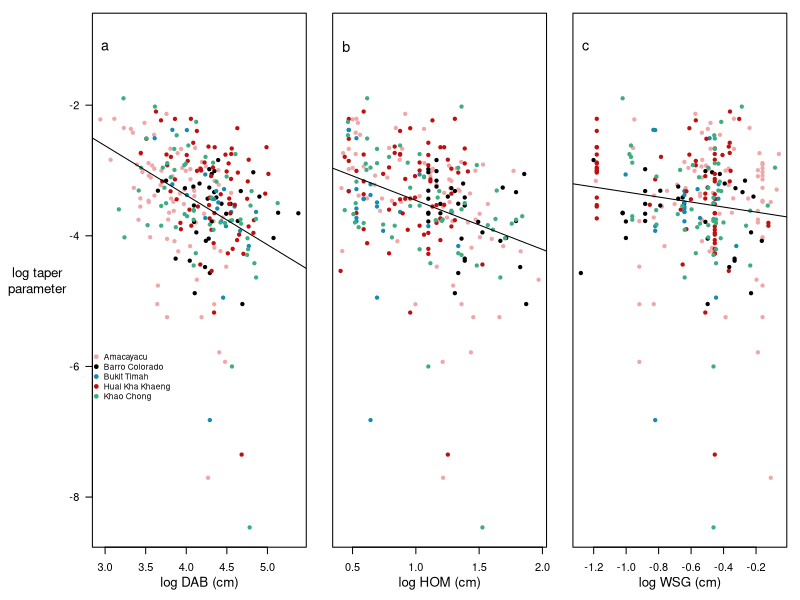

Reproduce this figure in R. (Note: this script raises an error after producing the figure.)
# Make figures for taper data paper

#### Make vectors of site abbreviates, names, and colors ####

  sites <- c("AMA","BCI","BKT","HKK","KCH")
  
  sitesNames <- c("Amacayacu",
                  "Barro Colorado",
                  "Bukit Timah",
                  "Huai Kha Khaeng",
                  "Khao Chong")
  
  site.cols <- data.frame(site=sites,
                          col= c("#efa7a7", # salmon
                                 "#000000", # black
                                 "#158baf", # bright blue"
                                 "#bf0f0f", # cardinal
                                 "#3ead82")) # teal
  
  site.cols$col <- as.character(site.cols$col)

#### Figure 2 : Variation of taper parameter with tree qualities ####
  TaperSample <- read.csv("DataFile_TaperParameterSample.csv")

  cexAx <- 1
  axisSize <- 0.8
  textCex <- 1.2
  
  tiff(file="Figure2_TaperParameterVariation.tiff", height=2.3, width=6, units="in", res=300)
    par(mfrow=c(1,3), mar=c(4,2,0,0), xpd=F,family="sans", las=1, oma=c(0,5,1,1))

    plot(log(b1.iso)~log(DBH), data=TaperSample, type='n',
         ylim=range(log(TaperSample$b1.iso),na.rm=T)+c(0,1),
         xlab=NA, ylab=NA,
         cex.axis=cexAx)
    mtext("log DAB (cm)", side=1, line=2.2, cex=axisSize)
    mtext("log taper \nparameter", side=2, line=2, cex=axisSize)
    text(x=3,y=-1.1,"a", cex=textCex+0.1)
    for(i in 1:length(sites)){
      points(log(b1.iso)~log(DBH), data=TaperSample[TaperSample$Site==sites[i],],
             col=site.cols[site.cols$site==sites[i],"col"], pch=20)
    }
    taperDABlm <- lme4::lmer(log(b1.iso)~log(DBH) + (1|Site), data = TaperSample)
    abline(a=summary(taperDABlm)$coefficients[1,1], b=summary(taperDABlm)$coefficients[2,1])
    
        legend(x=2.8, y=-5.7,bty='n',
           sitesNames,
           col=site.cols$col,
           cex=cexAx-0.25,
           pch=19)
        
    plot(log(b1.iso)~log(HOM), data=TaperSample, type='n',
         ylim=range(log(TaperSample$b1.iso),na.rm=T)+c(0,1),
         xlab=NA,ylab=NA,
         yaxt='n',
         cex.axis=cexAx)
  mtext("log HOM (cm)", side=1, line=2.2, cex=axisSize)
  text(x=0.45,y=-1.1,"b", cex=textCex+0.1)
    for(i in  1:length(sites)){
      points(log(b1.iso)~log(HOM), data=TaperSample[TaperSample$Site==sites[i],],
             col=site.cols[site.cols$site==sites[i],"col"], pch=20)
    }
    taperHOMlm <- lme4::lmer(log(b1.iso)~log(HOM) + (1|Site), data = TaperSample)
    abline(a=summary(taperHOMlm)$coefficients[1,1], b=summary(taperHOMlm)$coefficients[2,1])
    
    plot(log(b1.iso)~log(WSG), data=TaperSample, type='n',
         ylim=range(log(TaperSample$b1.iso),na.rm=T)+c(0,1),
         xlab=NA, ylab=NA,yaxt='n',
         cex.axis=cexAx)
    mtext("log WSG (cm)", side=1, line=2.2, cex=axisSize)
    text(x=-1.25,y=-1.1,"c", cex=textCex+0.1)
    for(i in 1:length(sites)){
      points(log(b1.iso)~log(WSG), data=TaperSample[TaperSample$Site==sites[i],],
             col=site.cols[site.cols$site==sites[i],"col"], pch=20)
    }
    taperWSGlm <- lme4::lmer(log(b1.iso)~log(WSG) + (1|Site), data = TaperSample)
    abline(a=summary(taperWSGlm)$coefficients[1,1], b=summary(taperWSGlm)$coefficients[2,1])

  dev.off()  


#### Figure 3: Trunk circularity for each site #####
  # Calculate empirical cumulative distribution functions for each plot
    CircSample <- TreeSample[!is.na(TreeSample$iso),]

    AMA.circCDF <- Hmisc::Ecdf(CircSample[CircSample$Site=='AMA','iso'])
    BCI.circCDF <- Hmisc::Ecdf(CircSample[CircSample$Site=='BCI','iso'])
    BKT.circCDF <- Hmisc::Ecdf(CircSample[CircSample$Site=='BKT','iso'])
    HKK.circCDF <- Hmisc::Ecdf(CircSample[CircSample$Site=='HKK','iso'])
    KCH.circCDF <- Hmisc::Ecdf(CircSample[CircSample$Site=='KCH','iso'])
    
    # Fifth percentile
    AMA.circCDF[[1]][AMA.circCDF[[2]]>0.05][1]
    BCI.circCDF[[1]][BCI.circCDF[[2]]>0.05][1]
    BKT.circCDF[[1]][BKT.circCDF[[2]]>0.05][1]
    HKK.circCDF[[1]][HKK.circCDF[[2]]>0.05][1]
    KCH.circCDF[[1]][KCH.circCDF[[2]]>0.05][1]
    
    # Median values
    AMA.circCDF[[1]][AMA.circCDF[[2]]>=0.5][1]
    BCI.circCDF[[1]][BCI.circCDF[[2]]>=0.5][1]
    BKT.circCDF[[1]][BKT.circCDF[[2]]>=0.5][1]
    HKK.circCDF[[1]][HKK.circCDF[[2]]>=0.5][1]
    KCH.circCDF[[1]][KCH.circCDF[[2]]>=0.5][1]
    
    tiff(width=5, height=4, file="Figure3_TrunkCircularityECDFs.tiff",res=300,units="in")
      
     par(xpd=F,family="sans", las=1, oma=c(1,4,0,0), mar=c(3,4,1,1))
    plot(0,type='n',
           xlim=range(CircSample$iso),
           ylim=c(0.01,1),
           xlab=NA,ylab=NA,
           log='y')
      # Plot ECDF for each site
        lines(AMA.circCDF, col=site.cols[site.cols$site=="AMA","col"], lwd=2)
        lines(BCI.circCDF, col=site.cols[site.cols$site=="BCI","col"], lwd=2)
        lines(BKT.circCDF, col=site.cols[site.cols$site=="BKT","col"], lwd=2)
        lines(HKK.circCDF, col=site.cols[site.cols$site=="HKK","col"], lwd=2)
        lines(KCH.circCDF, col=site.cols[site.cols$site=="KCH","col"], lwd=2)
      abline(h=1,lty=2)
      abline(h=0.5,lty=1)
      # Plot vertical line for mean ciruclarity per site
        abline(v=mean(CircSample[CircSample$Site=='AMA','iso']), col=site.cols[site.cols$site=="AMA","col"])
        abline(v=mean(CircSample[CircSample$Site=='BCI','iso']), col=site.cols[site.cols$site=="BCI","col"])
        abline(v=mean(CircSample[CircSample$Site=='BKT','iso']), col=site.cols[site.cols$site=="BKT","col"])
        abline(v=mean(CircSample[CircSample$Site=='HKK','iso']), col=site.cols[site.cols$site=="HKK","col"])
        abline(v=mean(CircSample[CircSample$Site=='KCH','iso']), col=site.cols[site.cols$site=="KCH","col"])
      legend(x=0.3,y=0.5,
             sitesNames[1:5],
             col=site.cols$col[1:5],
             bty='n',
             lwd=2)
      mtext("Trunk circularity", side=1, line=2)
      mtext("Cumulative\nproportion\nof trees", side=2, line=3.5)
    dev.off()
    
    Circ.Test1 <- kruskal.test(list(CircSample[CircSample$Site=='AMA','iso'],
                                    CircSample[CircSample$Site=='BCI','iso'],
                                    CircSample[CircSample$Site=='BKT','iso'],
                                    CircSample[CircSample$Site=='HKK','iso'],
                                    CircSample[CircSample$Site=='KCH','iso']))
    Circ.Test2 <- kruskal.test(list(CircSample[CircSample$Site=='AMA','iso'],
                                    CircSample[CircSample$Site=='BCI','iso'],
                                    CircSample[CircSample$Site=='HKK','iso'],
                                    CircSample[CircSample$Site=='KCH','iso']))
    
#### Figure 4: Proportion of stems measured at nonstandard heights over time at each plot ####
  HOM.results <- read.csv("Data file_HOMresultsPerPlot.csv")
  
  axisSize <- 0.9
  cexAx <- 1.1
  textCex <- 1
  ptSize <- 0.8
  pchSig <- c(19,19,19,19,19)
  
  tiff(file="Figure4_MeasHtChangesOverTime.tiff",width=3,height=6, units="in", res=300, family = "sans")

    par(mfrow=c(3,1), mar=c(1,6,1,1),oma=c(2,1,0,0), family="sans", xpd=F, las=1)
    
    plot(x=HOM.results$Year, y=HOM.results$Prop*100,
         type='n',
         ylab=NA,ylim=c(0,100),
         xlab=NA,
         xaxt = "n",
         cex.axis=cexAx)
    mtext("% of \nstems", side=2, line=6.8, cex=axisSize, adj=0)
    text(x=1990.5,y=97,"a", cex=textCex+0.3)
    
    for(i in 1:length(sites)){
        points(x=HOM.results[HOM.results$Site==sites[i],"Year"],
               y=HOM.results[HOM.results$Site==sites[i],"Prop"]*100, 
               pch=pchSig[i], col=site.cols[site.cols$site==sites[i],"col"], cex=ptSize)
        lines(x=HOM.results[HOM.results$Site==sites[i],"Year"],
              y=HOM.results[HOM.results$Site==sites[i],"Prop"]*100, col=site.cols[site.cols$site==sites[i],"col"], lty=1)
    }
    
    legend(x=2004, y=105, bty='n',
       sitesNames,
       col=site.cols$col,
       cex=cexAx-0.3,
       pch=19)
    
    plot(x=HOM.results$Year, y=HOM.results$PropBA*100,
         type='n',
         ylab=NA,ylim=c(0,100),
         xlab=NA,
         xaxt = "n",
         cex.axis=cexAx)
    mtext("% of \nbasal \narea", side=2, line=6.8, cex=axisSize, adj=0)
    text(x=1990.5,y=97,"b", cex=textCex+0.3)
    for(i in 1:length(sites)){
        points(x=HOM.results[HOM.results$Site==sites[i],"Year"],
               y=HOM.results[HOM.results$Site==sites[i],"PropBA"]*100, 
               pch=pchSig[i], col=site.cols[site.cols$site==sites[i],"col"], cex=ptSize)
        lines(x=HOM.results[HOM.results$Site==sites[i],"Year"],
              y=HOM.results[HOM.results$Site==sites[i],"PropBA"]*100, col=site.cols[site.cols$site==sites[i],"col"], lty=1)
    }
    
    plot(x=HOM.results$Year,y=HOM.results$MeanHOM,
         type='n',
         ylab=NA,
         xlab=NA,
         cex.axis=cexAx)
    mtext("Census year", side=1, line=2, cex=axisSize)
    mtext("Average \nHOM (m)", side=2, line=6.8, cex=axisSize, adj=0)
    text(x=1990.5,y=3.14,"c", cex=textCex+0.3)
    for(i in 1:length(sites)){
        points(x=HOM.results[HOM.results$Site==sites[i],"Year"],
               y=HOM.results[HOM.results$Site==sites[i],"MeanHOM"], 
               pch=pchSig[i], col=site.cols[site.cols$site==sites[i],"col"], cex=ptSize)
        lines(x=HOM.results[HOM.results$Site==sites[i],"Year"],
              y=HOM.results[HOM.results$Site==sites[i],"MeanHOM"], col=site.cols[site.cols$site==sites[i],"col"], lty=1)
    }
  dev.off()
  
  
